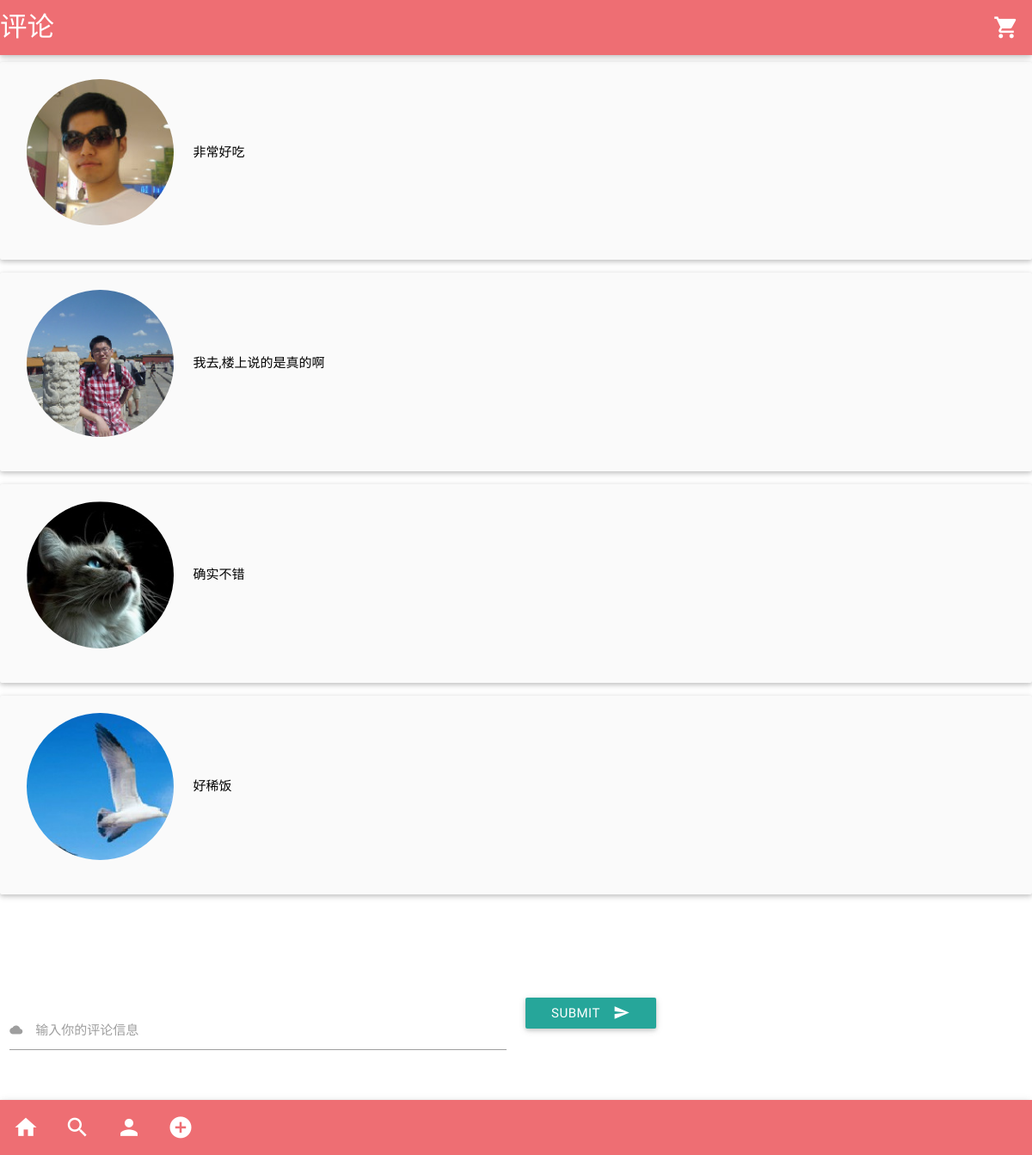
/tweet/8/discuss/, run on an earlier commit of the app's database.
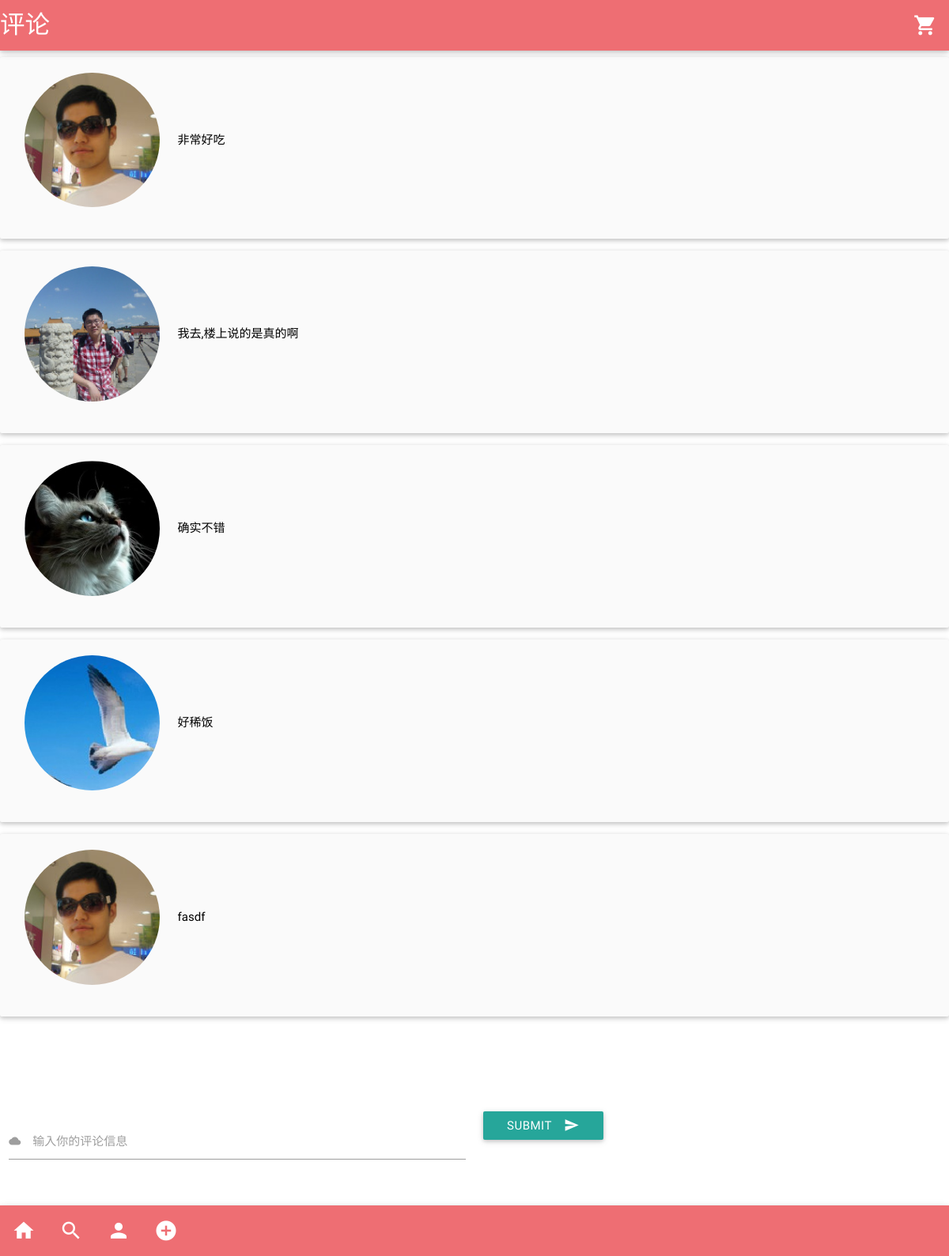
And on a later commit of the database.
### food/models.py (models this page shows, shortened)
class Comment(models.Model):
    author = models.ForeignKey(User)
    tweet = models.ForeignKey(Tweet)
    content = models.CharField(max_length=300)

class User(models.Model):
    name = models.CharField(max_length=200)
    photo = models.CharField(max_length=200)

### food/views.py (the view)
# urls.py: url(r'^tweet/(?P<pk>[0-9]+)/discuss/$', views.DiscussView.as_view(), name='discuss'),
class DiscussView(generic.DetailView):
    model = Tweet
    template_name = 'food/discuss.html'

### food/templates/food/discuss.html (shortened to what this page needs)
{% extends "food/base.html" %}
{% load staticfiles %}
{% block header_name %}评论{% endblock %}
{% block page_content %}
{% for comment in tweet.comment_set.all %}
<div class="col s12 m8 offset-m2 l6 offset-l3">
    <div class="card-panel grey lighten-5 z-depth-1">
        <div class="row valign-wrapper">
            <div class="col s2">
                <img src="{% static 'food/images/user_avatar/' %}{{ comment.author.photo }}" alt=""
                     class="circle responsive-img">
            </div>
            <div class="col s10">
              <span class="black-text">
                {{ comment.content }}
              </span>
            </div>
        </div>
    </div>
</div>
{% endfor %}
<br/><br/><br/><br/>
<div class="row">
    <form action="{% url 'food:discuss_add'%}" method="post">
        <div class="input-field col s6">
            <input name="content" id="content" type="text" class="validate">
            <label class="active" for="content">输入你的评论信息<i class="mdi-file-cloud left"></i></label>
        </div>
        <div class="col s6">
            <button class="btn waves-effect waves-light" type="submit" name="action">Submit
                <i class="mdi-content-send right"></i>
            </button>
        </div>
    </form>
</div>
<br/>
<br/>
{% endblock %}

What changed in the data, as far as the page shows it:
added Comment: author.photo (picture), content "fasdf"
